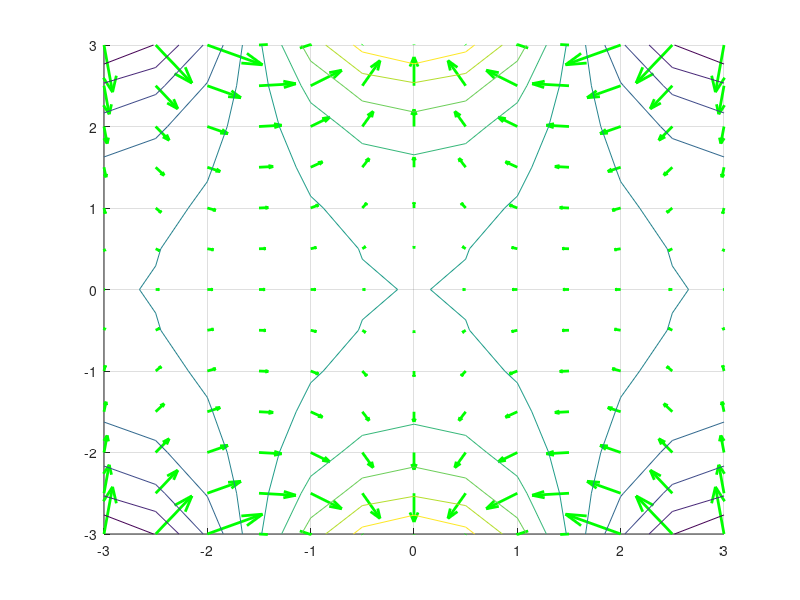

Recreate this plot in MATLAB.
clear; clc; close;

[X,Y] = meshgrid(-3:0.5:3);
a = cos(X) .* cosh(Y);
vx = -sin(X) .* cosh(Y);
vy = cos(X) .* sinh(Y);

hold on

h = quiver(X, Y, vx, vy);
set(h, 'color', 'g', 'linewidth', 2);
contour(X, Y, a);

grid on

hold off
